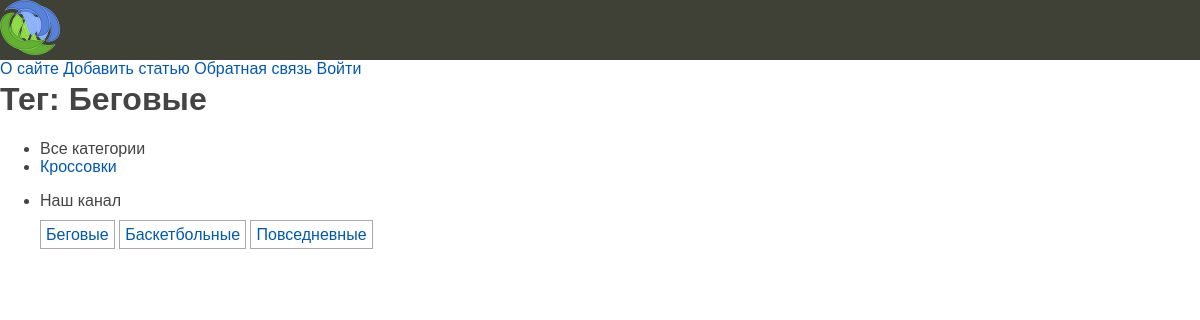
The app's page /shoes/tag/runnig/ with its own data.
### shoes/models.py (models this page shows, shortened)
class Category(models.Model):
    name = models.CharField(max_length=100, db_index=True, verbose_name="Категория")
    slug = models.SlugField(max_length=255, unique=True, db_index=True)
    def get_absolute_url(self):
        return reverse('category', kwargs={'cat_slug': self.slug})
    class Meta:
        verbose_name = 'Категория'
        verbose_name_plural = 'Категории'

class TagPost(models.Model):
    tag = models.CharField(max_length=100, db_index=True)
    slug = models.SlugField(max_length=255, unique=True, db_index=True)
    def get_absolute_url(self):
        return reverse('tag', kwargs={'tag_slug': self.slug})

### shoes/views.py (the view)
# urls.py: path('tag/<slug:tag_slug>/', views.show_tag_postlist, name='tag'),
def show_tag_postlist(request, tag_slug):
    tag = get_object_or_404(TagPost, slug=tag_slug)
    posts = tag.tags.filter(is_published=Shoes.Status.PUBLISHED)
    return render(request, 'shoes/index.html', {'posts': posts, 'title': f'Тег: {tag.tag}', 'menu': menu, 'cat_selected': None})

### shoes/templatetags/shoes_tags.py (called while the page is built)
@register.inclusion_tag('shoes/list_categories.html')
def show_categories(cat_selected_id=0):
    cats = Category.objects.annotate(total=Count("posts")).filter(total__gt=0)
    return {"cats": cats, "cat_selected": cat_selected_id}

@register.inclusion_tag('shoes/list_tags.html')
def show_all_tags():
    return {"tags": TagPost.objects.all()}

### shoes/templates/shoes/index.html (shortened to what this page needs)
{% extends 'base.html' %}
{% load static %}

### shoes/templates/shoes/list_categories.html
{% for cat in cats %}
    {% if cat.id == cat_selected %}
        <li class="selected">{{cat.name}}</li>
    {% else %}
        <li><a href="{{ cat.get_absolute_url }}">{{cat.name}}</a></li>
    {% endif %}
{% endfor %}

### shoes/templates/shoes/list_tags.html
{% if tags %}
<ul class="tags-list">
    {% for t in tags %}
    <li><a href="{{ t.get_absolute_url }}">{{ t.tag }}</a></li>
    {% endfor %}
</ul>
{% endif %}

### shoes/static/shoes/css/styles.css (style rules this page uses)
html, body { font-family: 'Arial'; margin: 0; padding: 0; height: 100%; width: 100%; color: #444; }
a { color: #0059b2; text-decoration: none; }
ul.tags-list { width: 100%; margin: 0; padding: 0; list-style: none; }
ul.tags-list li { margin: 0; padding: 0 0 10px; display: inline-block; }
ul.tags-list li a { padding: 5px; font-size: 16px; border: 1px solid #aaa; }

### records on screen
Category: name "Кроссовки"
TagPost: tag "Беговые"
TagPost: tag "Баскетбольные"
TagPost: tag "Повседневные"

### other values on screen
{{ item.title }} "О сайте" "Добавить статью" "Обратная связь" "Войти"
{{ title }} "Тег: Беговые"
